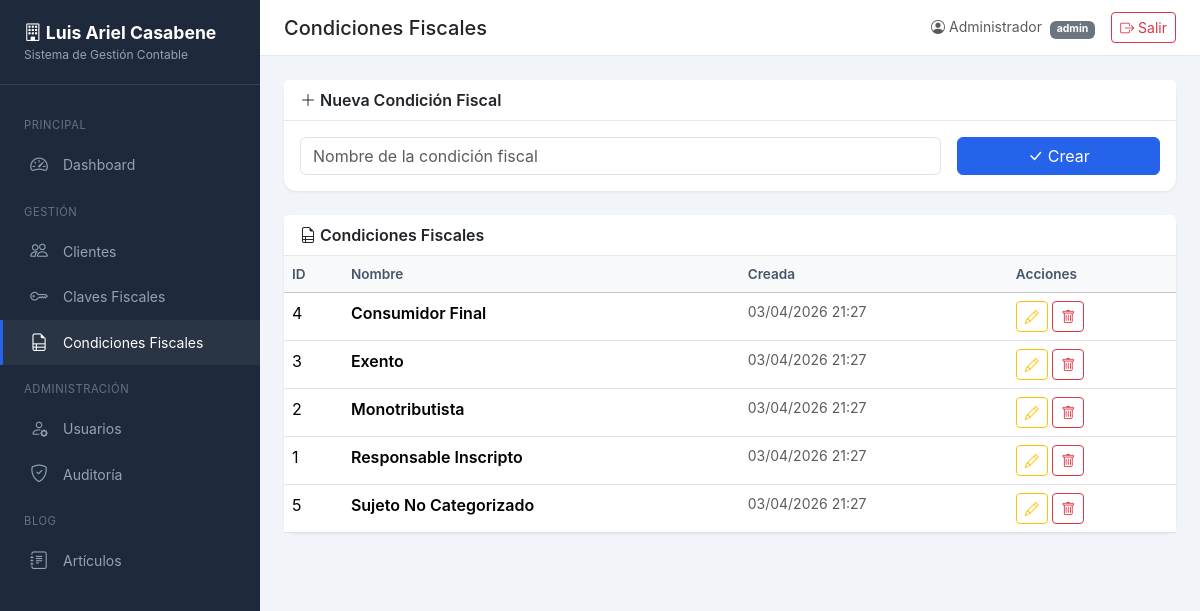
Screenshot of /estudio/condiciones-fiscales (signed in) with the database file from the repository.
### tables this page shows
CREATE TABLE IF NOT EXISTS `condiciones_fiscales` (
    `id` INT UNSIGNED AUTO_INCREMENT PRIMARY KEY,
    `nombre` VARCHAR(255) NOT NULL,
    `activo` TINYINT(1) NOT NULL DEFAULT 1,
    `created_at` DATETIME NOT NULL DEFAULT CURRENT_TIMESTAMP,
    `updated_at` DATETIME NOT NULL DEFAULT CURRENT_TIMESTAMP ON UPDATE CURRENT_TIMESTAMP
);

### core/Session.php (called while the page is built, shortened)
<?php
class Session
{
    public static function start(): void
    {
        if (session_status() === PHP_SESSION_NONE) {
            $config = require __DIR__ . '/../config/app.php';
        }
    }
    public static function get(string $key, $default = null)
    {
        return $_SESSION[$key] ?? $default;
    }
    public static function isLoggedIn(): bool
    {
        return isset($_SESSION['user_id']);
    }
    public static function userId(): ?int
    {
        return $_SESSION['user_id'] ?? null;
    }
    public static function userRole(): ?string
    {
        return $_SESSION['user_role'] ?? null;
    }
}

### core/helpers.php (called while the page is built, shortened)
<?php
function base_url(string $path = ''): string
{
    static $baseUrl = null;
    if ($baseUrl === null) {
        $appUrl = getenv('APP_URL');
        if ($appUrl && $appUrl !== '') {
            $baseUrl = rtrim($appUrl, '/');
        }
    }
    return $baseUrl . '/' . ltrim($path, '/');
}
function tenant_url(string $path = ''): string
{
    $slug = Tenant::slug();
    return base_url($slug . '/' . ltrim($path, '/'));
}
function e(string $value): string
{
    return htmlspecialchars($value, ENT_QUOTES, 'UTF-8');
}
function view(string $viewPath, array $data = []): void
{
    extract($data);
    $viewFile = __DIR__ . '/../views/' . str_replace('.', '/', $viewPath) . '.php';
    require $viewFile;
}
function is_admin(): bool
{
    return Session::userRole() === 'admin';
}
function format_datetime(?string $date): string
{
    return date('d/m/Y H:i', strtotime($date));
}

### controllers/CondicionFiscalController.php (called while the page is built, shortened)
<?php
class CondicionFiscalController
{
    public function index(): void
    {
        $pdo = Database::tenant();
        $condiciones = $pdo->query("SELECT * FROM condiciones_fiscales WHERE activo = 1 ORDER BY nombre")->fetchAll();
        view('condiciones.index', ['condiciones' => $condiciones]);
    }
}

### index.php (called while the page is built, shortened)
<?php
$envFile = __DIR__ . '/.env';
if (file_exists($envFile)) {
    $lines = file($envFile, FILE_IGNORE_NEW_LINES | FILE_SKIP_EMPTY_LINES);
    foreach ($lines as $line) {
        if (str_contains($line, '=')) {
            [$key, $value] = explode('=', $line, 2);
            $key = trim($key);
            $value = trim($value);
        }
    }
}
require __DIR__ . '/core/helpers.php';
$appConfig = require __DIR__ . '/config/app.php';
$basePath = rtrim($appConfig['base_path'], '/');
$requestUri = parse_url($_SERVER['REQUEST_URI'], PHP_URL_PATH);
if ($basePath !== '' && str_starts_with($requestUri, $basePath)) {
    $uri = substr($requestUri, strlen($basePath)) ?: '/';
} else {
    $uri = $requestUri ?: '/';
}
$uri = '/' . trim($uri, '/');
$method = $_SERVER['REQUEST_METHOD'];
Router::get('/{slug}/condiciones-fiscales', function (string $slug) {
    $controller = new Controllers\CondicionFiscalController();
    $controller->index();
});
Router::dispatch($method, $uri);

### core/Tenant.php (called while the page is built, shortened)
<?php
class Tenant
{
    public static function slug(): ?string
    {
        return Session::get('tenant_slug');
    }
    public static function name(): ?string
    {
        return Session::get('tenant_name');
    }
}

### core/Auth.php (called while the page is built, shortened)
<?php
class Auth
{
    public static function check(): bool
    {
        return Session::isLoggedIn();
    }
    public static function user(): ?array
    {
        return [
            'id' => Session::userId(),
            'name' => Session::get('user_name'),
            'email' => Session::get('user_email'),
            'role' => Session::userRole(),
        ];
    }
}

### views/condiciones/index.php (the view, shortened to what this page needs)
<?php $pageTitle = 'Condiciones Fiscales'; ob_start(); ?>
<?php if (is_admin()): ?>
<div class="card mb-4">
    <div class="card-header"><i class="bi bi-plus-lg"></i> Nueva Condición Fiscal</div>
    <div class="card-body">
        <form method="POST" action="<?= tenant_url('condiciones-fiscales/store') ?>">
            <div class="row g-3">
                <div class="col-md-9">
                    <input type="text" name="nombre" class="form-control" placeholder="Nombre de la condición fiscal" required>
                </div>
                <div class="col-md-3">
                    <button type="submit" class="btn btn-primary w-100"><i class="bi bi-check-lg"></i> Crear</button>
                </div>
            </div>
        </form>
    </div>
</div>
<?php endif; ?>
<div class="card">
    <div class="card-header"><i class="bi bi-file-earmark-ruled"></i> Condiciones Fiscales</div>
    <div class="card-body p-0">
        <div class="table-responsive">
            <table class="table table-hover mb-0">
                <thead class="table-light">
                    <tr>
                        <th>ID</th>
                        <th>Nombre</th>
                        <th>Creada</th>
                        <?php if (is_admin()): ?><th>Acciones</th><?php endif; ?>
                    </tr>
                </thead>
                <tbody>
                    <?php if (empty($condiciones)): ?>
                        <tr><td colspan="4" class="text-center text-muted py-4">No hay condiciones fiscales</td></tr>
                    <?php else: ?>
                        <?php foreach ($condiciones as $cf): ?>
                        <tr>
                            <td><?= $cf['id'] ?></td>
                            <td class="fw-semibold"><?= e($cf['nombre']) ?></td>
                            <td class="small text-muted"><?= format_datetime($cf['created_at']) ?></td>
                            <?php if (is_admin()): ?>
                            <td>
                                <button class="btn btn-sm btn-outline-warning" data-bs-toggle="modal" data-bs-target="#editCF<?= $cf['id'] ?>">
                                    <i class="bi bi-pencil"></i>
                                </button>
                                <form method="POST" action="<?= tenant_url("condiciones-fiscales/{$cf['id']}/delete") ?>" class="d-inline" onsubmit="return confirm('¿Eliminar esta condición?')">
                                    <button class="btn btn-sm btn-outline-danger"><i class="bi bi-trash"></i></button>
                                </form>
                            </td>
                            <?php endif; ?>
                        </tr>
                        <?php endforeach; ?>
                    <?php endif; ?>
                </tbody>
            </table>
        </div>
    </div>
</div>
<?php $content = ob_get_clean(); require __DIR__ . '/../layouts/app.php'; ?>

### core/Router.php (shortened to what this page needs)
<?php
class Router
{
    private static array $routes = [];
    public static function get(string $path, callable|array $handler): void
    {
        self::$routes['GET'][$path] = $handler;
    }
    public static function post(string $path, callable|array $handler): void
    {
        self::$routes['POST'][$path] = $handler;
    }
    public static function dispatch(string $method, string $uri): void
    {
        $method = strtoupper($method);
        $routes = self::$routes[$method] ?? [];
        foreach ($routes as $pattern => $handler) {
            $regex = self::patternToRegex($pattern);
            if (preg_match($regex, $uri, $matches)) {
                array_shift($matches);
                $params = array_filter($matches, 'is_string', ARRAY_FILTER_USE_KEY);
                if (is_array($handler)) {
                    [$class, $action] = $handler;
                    $controller = new $class();
                    call_user_func_array([$controller, $action], $params);
                } else {
                    call_user_func_array($handler, $params);
                }
                return;
            }
        }
    }
    private static function patternToRegex(string $pattern): string
    {
        $regex = preg_replace('/\{([a-zA-Z_]+)\}/', '(?P<$1>[^/]+)', $pattern);
        return '#^' . $regex . '$#';
    }
}

### views/layouts/app.php (shortened to what this page needs)
<?php
$currentUser = Core\Auth::user();
?>
<!DOCTYPE html>
<html lang="es">
<head>
    <link href="https://cdn.jsdelivr.net/npm/bootstrap@5.3.3/dist/css/bootstrap.min.css" rel="stylesheet">
    <link href="https://cdn.jsdelivr.net/npm/bootstrap-icons@1.11.3/font/bootstrap-icons.min.css" rel="stylesheet">
    <link href="https://cdn.datatables.net/1.13.7/css/dataTables.bootstrap5.min.css" rel="stylesheet">
    <link href="https://cdn.datatables.net/buttons/2.4.2/css/buttons.bootstrap5.min.css" rel="stylesheet">
</head>
<body>
    <nav class="sidebar" id="sidebar">
        <div class="sidebar-brand">
            <i class="bi bi-building"></i> <?= e(Tenant::name() ?? 'Estudio') ?>
            <small>Sistema de Gestión Contable</small>
        </div>
        <div class="sidebar-nav">
            <div class="nav-section">Principal</div>
            <a href="<?= tenant_url('dashboard') ?>" class="<?= str_contains($_SERVER['REQUEST_URI'], '/dashboard') ? 'active' : '' ?>">
                <i class="bi bi-speedometer2"></i> Dashboard
            </a>
            <?php if (is_admin() || is_empleado()): ?>
            <div class="nav-section">Gestión</div>
            <a href="<?= tenant_url('clientes') ?>" class="<?= str_contains($_SERVER['REQUEST_URI'], '/clientes') && !str_contains($_SERVER['REQUEST_URI'], '/claves') ? 'active' : '' ?>">
                <i class="bi bi-people"></i> Clientes
            </a>
            <a href="<?= tenant_url('claves-fiscales/todas') ?>" class="<?= str_contains($_SERVER['REQUEST_URI'], '/claves-fiscales') ? 'active' : '' ?>">
                <i class="bi bi-key"></i> Claves Fiscales
            </a>
            <a href="<?= tenant_url('condiciones-fiscales') ?>" class="<?= str_contains($_SERVER['REQUEST_URI'], '/condiciones-fiscales') ? 'active' : '' ?>">
                <i class="bi bi-file-earmark-ruled"></i> Condiciones Fiscales
            </a>
            <?php endif; ?>
            <?php if (is_admin()): ?>
            <div class="nav-section">Administración</div>
            <a href="<?= tenant_url('usuarios') ?>" class="<?= str_contains($_SERVER['REQUEST_URI'], '/usuarios') ? 'active' : '' ?>">
                <i class="bi bi-person-gear"></i> Usuarios
            </a>
            <a href="<?= tenant_url('auditoria') ?>" class="<?= str_contains($_SERVER['REQUEST_URI'], '/auditoria') ? 'active' : '' ?>">
                <i class="bi bi-shield-check"></i> Auditoría
            </a>
            <div class="nav-section">Blog</div>
            <a href="<?= tenant_url('blog') ?>" class="<?= str_contains($_SERVER['REQUEST_URI'], '/blog') ? 'active' : '' ?>">
                <i class="bi bi-journal-text"></i> Artículos
            </a>
            <?php endif; ?>
        </div>
    </nav>
    <div class="main-content">
        <div class="top-bar">
            <div class="d-flex align-items-center gap-3">
                <h5 class="mb-0"><?= e($pageTitle ?? 'Dashboard') ?></h5>
            </div>
            <div class="d-flex align-items-center gap-3">
                <span class="text-muted small">
                    <i class="bi bi-person-circle"></i> <?= e($currentUser['name'] ?? '') ?>
                    <span class="badge bg-secondary ms-1"><?= e($currentUser['role'] ?? '') ?></span>
                </span>
                <a href="<?= tenant_url('logout') ?>" class="btn btn-sm btn-outline-danger">
                    <i class="bi bi-box-arrow-right"></i> Salir
                </a>
            </div>
        </div>
        <div class="content-area">
            <?= $content ?? '' ?>
        </div>
    </div>
</body>
</html>

### views/layouts/app.php (style rules this page uses)
:root { --sidebar-width: 260px; --primary-color: #2563eb; --sidebar-bg: #1e293b; --sidebar-text: #94a3b8; --sidebar-active: #ffffff; }
body { background: #f1f5f9; font-family: 'Inter', system-ui, sans-serif; }
.sidebar { position: fixed; top: 0; left: 0; bottom: 0; width: var(--sidebar-width); background: var(--sidebar-bg); z-index: 1000; transition: transform .3s; overflow-y: auto; }
.sidebar-brand { padding: 1.25rem 1.5rem; border-bottom: 1px solid rgba(255,255,255,.1); color: #fff; font-weight: 700; font-size: 1.1rem; }
.sidebar-brand small { display: block; font-size: .75rem; color: var(--sidebar-text); font-weight: 400; }
.sidebar-nav { padding: 1rem 0; }
.sidebar-nav .nav-section { padding: .5rem 1.5rem; font-size: .7rem; text-transform: uppercase; letter-spacing: .05em; color: rgba(148,163,184,.6); margin-top: .5rem; }
.sidebar-nav a { display: flex; align-items: center; gap: .75rem; padding: .6rem 1.5rem; color: var(--sidebar-text); text-decoration: none; font-size: .875rem; transition: all .2s; border-left: 3px solid transparent; }
.sidebar-nav a:hover, .sidebar-nav a.active { color: var(--sidebar-active); background: rgba(255,255,255,.05); border-left-color: var(--primary-color); }
.sidebar-nav a i { font-size: 1.1rem; width: 1.5rem; text-align: center; }
.main-content { margin-left: var(--sidebar-width); min-height: 100vh; }
.top-bar { background: #fff; border-bottom: 1px solid #e2e8f0; padding: .75rem 1.5rem; display: flex; align-items: center; justify-content: space-between; }
.content-area { padding: 1.5rem; }
.card { border: none; box-shadow: 0 1px 3px rgba(0,0,0,.08); border-radius: .75rem; }
.card-header { background: #fff; border-bottom: 1px solid #e2e8f0; font-weight: 600; }
.btn-primary { background: var(--primary-color); border-color: var(--primary-color); }
.table th { font-weight: 600; font-size: .85rem; color: #475569; }

### rows the page displays
condiciones_fiscales: id "4", nombre "Consumidor Final", created_at "03/04/2026 21:27"
condiciones_fiscales: id "3", nombre "Exento", created_at "03/04/2026 21:27"
condiciones_fiscales: id "2", nombre "Monotributista", created_at "03/04/2026 21:27"
condiciones_fiscales: id "1", nombre "Responsable Inscripto", created_at "03/04/2026 21:27"
condiciones_fiscales: id "5", nombre "Sujeto No Categorizado", created_at "03/04/2026 21:27"

### other values shown
Tenant::name() "Luis Ariel Casabene"
